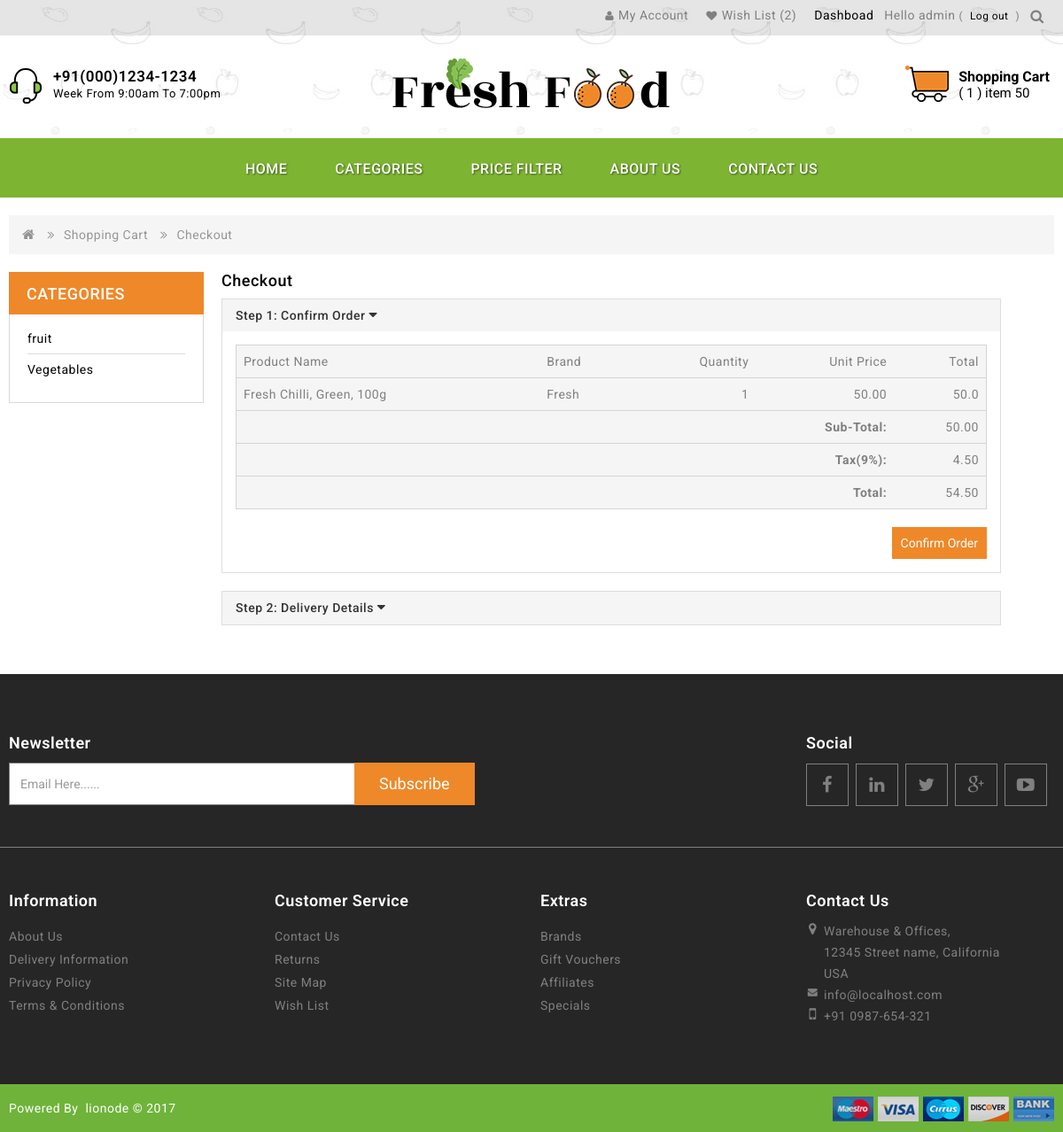
Screenshot of /checkout/ (signed in) with the database file from the repository.
### blog/models.py (models this page shows, shortened)
class User(AbstractUser):
    first_name = models.CharField(max_length=30)
    last_name = models.CharField(max_length=30)
    email = models.EmailField(unique=True, null=False )
    username = models.CharField(max_length=30, unique=False)
    is_active = models.BooleanField( default=True)
    date_joined = models.DateTimeField(default=timezone.now)
    seller = models.BooleanField(default=False)
    USERNAME_FIELD = 'email'
    REQUIRED_FIELDS = ['username']

class Order(models.Model):
    orderitems  = models.ManyToManyField(Cart)
    user = models.ForeignKey(User, on_delete=models.CASCADE)
    ordered = models.BooleanField(default=False)
    created = models.DateTimeField(auto_now_add=True)
    paymentId = models.CharField(max_length=200, blank=True , null=True)
    orderId = models.CharField(max_length=200, blank=True, null=True)
    def get_totals(self):
        total = 0
        for order_item in self.orderitems.all():
            total += order_item.get_total()
        return total
    def get_delivery(self):
        for p in self.orderitems.all():
            d= p.quantity * p.item.delivery_charges
            return d
    def get_percentage(self):
        p = self.get_totals()*0.09
        return p
    def all_total(self):
        if self.get_delivery() >= 500 :
            return self.get_percentage()+self.get_totals()
        else :
            return self.get_percentage()+self.get_totals()+self.get_delivery()

class Cart(models.Model):
    user = models.ForeignKey(User, on_delete=models.CASCADE)
    item = models.ForeignKey(Product, on_delete=models.CASCADE)
    quantity = models.IntegerField(default=1)
    created = models.DateTimeField(auto_now_add=True)
    purchased = models.BooleanField(default=False)
    def get_total(self):
        total = self.item.price * self.quantity
        floattotal = float("{0:.2f}".format(total))
        return floattotal

class Product(models.Model):
    category = models.ForeignKey(subcategory, related_name='products', on_delete=models.CASCADE)
    name = models.CharField(max_length=100)
    slug = models.SlugField(max_length=100)
    description = RichTextUploadingField(blank=True)
    price = models.DecimalField(max_digits=10, decimal_places=2)
    available = models.BooleanField(default=True)
    stock = models.PositiveIntegerField()
    image = models.ImageField( upload_to='images/')
    created_at = models.DateTimeField(auto_now_add=True)
    updated_at = models.DateTimeField(auto_now=True)
    old_price = models.DecimalField(max_digits=10, decimal_places=2, null=True)
    brand_name = models.CharField(max_length=25, null=True)
    author = models.ForeignKey(User, on_delete=models.CASCADE)
    published = models.BooleanField(default=1)
    delivery_charges = models.PositiveIntegerField(default=0,blank=True)
    class Meta:
        ordering = ('name', )
        index_together = (('id', 'slug'),)

class subcategory(models.Model):
    name = models.CharField(max_length=50, unique=True)
    slug = models.SlugField()

### blog/views.py (the view, shortened to what this page needs)
# urls.py: path('checkout/', views.checkout, name='checkout'),
@login_required
def checkout(request):
    form = BillingForm
    order_qs = Order.objects.filter(user= request.user, ordered=False)
    order_items = order_qs[0].orderitems.all()
    order_total = order_qs[0].all_total()
    get_total = order_qs[0].get_totals()
    get_perse = order_qs[0].get_percentage()
    context = {"form": form,
                "order_items": order_items,
                "order_total": order_total,
                "get_total":get_total,
                "get_perse":get_perse
                 }
    saved_address = BillingAddress.objects.filter(user = request.user)
    return render(request, 'blog/checkout.html', context)

### blog/templatetags/cart_tag.py (called while the page is built)
@register.filter
def cart_item_count(user):
    if user.is_authenticated:
        qs = Order.objects.filter(user=user, ordered=False)
        if qs.exists():
            return qs[0].orderitems.count()
    return 0

@register.filter
def cash_total(user):
	if user.is_authenticated:
		total=Order.objects.filter(user=user,ordered=False)
		if total:
			t=total[0].get_totals()
			return t
		else:
			return 0
	else:
		return 0

@register.simple_tag
def subcategory_list():
	total=subcategory.objects.all()
	return total

@register.filter
def wish_count(user):
	 if user.is_authenticated:
	 	qs = Wish.objects.filter(user=user).count()
	 	return qs
	 return 0

@register.simple_tag
def order_count_list():
	qs = Order.objects.filter(ordered=False)
	ad = qs[0].orderitems.filter(purchased=False)
	if qs.exists():
		return ad
	else:
		return 0
	return 0

@register.simple_tag
def cart_count_list():
	qs = Order.objects.filter(ordered=False)
	return qs

### templates/blog/checkout.html (shortened to what this page needs)
{% extends 'blog/base.html' %}
{% load crispy_forms_tags %}
{% load cart_tag %}
{% block content %}
<div class="container">
  <ul class="breadcrumb">
    <li><a href="{% url 'product' %}"><i class="fa fa-home"></i></a></li>
    <li><a href="{% url 'cart' %}">Shopping Cart</a></li>
    <li><a href="{% url 'checkout' %}">Checkout</a></li>
  </ul>
  <div class="row">
    <div id="column-left" class="col-sm-3 hidden-xs column-left">
      <div class="column-block">
        <div class="column-block">
          <div class="columnblock-title">Categories</div>
          <div class="category_block">
            <ul class="box-category treeview-list treeview">
              {% subcategory_list as dhar %}
            {% for p in dhar %}
            <li><a href="{% url 'order_cat' p.pk %}">{{p.name}}</a></li>
            {% endfor %}
            </ul>
          </div>
        </div>
      </div>
    </div>
    <div class="col-sm-9" id="content">
      <h1>Checkout</h1>
        <div class="panel panel-default">
          <div class="panel-heading">
            <h4 class="panel-title"><a class="accordion-toggle" data-parent="#accordion" data-toggle="collapse" href="#collapse-checkout-confirm" aria-expanded="true">Step 1: Confirm Order <i class="fa fa-caret-down"></i></a></h4>
          </div>
          <div id="collapse-checkout-confirm" role="heading" class="panel-collapse collapse in" aria-expanded="true" style="">
            <div class="panel-body">
              <div class="table-responsive">
                <table class="table table-bordered table-hover">
                  <thead>
                    <tr>
                      <td class="text-left">Product Name</td>
                      <td class="text-left">Brand</td>
                      <td class="text-right">Quantity</td>
                      <td class="text-right">Unit Price</td>
                      <td class="text-right">Total</td>
                    </tr>
                  </thead>
                  <tbody>
            {% for item in order_items %}
                    <tr>
                      <td class="text-left">{{item.item.name}}</td>
                      <td class="text-left">{{item.item.brand_name}}</td>
                      <td class="text-right">{{item.quantity}}</td>
                      <td class="text-right">{{item.item.price}}</td>
                      <td class="text-right">{{item.get_total}}</td>
                    </tr>
                    {% endfor %}
                  </tbody>
                  <tfoot>
                    <tr>
                      <td class="text-right" colspan="4"><strong>Sub-Total:</strong></td>
                      <td class="text-right">{{ get_total | floatformat:2 }}</td>
                    </tr>
                    <tr>
                      <td class="text-right" colspan="4"><strong>Tax(9%):</strong></td>
                      <td class="text-right">{{ get_perse | floatformat:2 }}</td>
                    </tr>
                    <tr>
                      <td class="text-right" colspan="4"><strong>Total:</strong></td>
                      <td class="text-right">{{ order_total | floatformat:2}}</td>
                    </tr>
                  </tfoot>
                </table>
              </div>
              <div class="buttons">
                <div class="pull-right">
                  <input type="button" data-loading-text="Loading..." class="btn btn-primary" id="button-confirm" value="Confirm Order">
                </div>
              </div>
            </div>
          </div>
        </div>
        <div class="panel panel-default">
          <div class="panel-heading">
            <h4 class="panel-title"><a class="accordion-toggle collapsed" data-parent="#accordion" data-toggle="collapse" href="#collapse-shipping-address" aria-expanded="false">Step 2: Delivery Details <i class="fa fa-caret-down"></i></a></h4>
          </div>
          </div>
        </div>
      </div>
    </div>
{% endblock %}

### templates/blog/base.html (shortened to what this page needs)
{% load static %}
{% load cart_tag %}
<!DOCTYPE html>
<html lang="en">
<head>
<link href="{% static 'bootstrap/css/bootstrap.min.css' %}" rel="stylesheet" media="screen" />
<link href="{% static 'font-awesome/css/font-awesome.min.css' %}" rel="stylesheet" type="text/css" />
<link href="{% static 'css/stylesheet.css' %}" rel="stylesheet">
<link href="{% static 'css/responsive.css' %}" rel="stylesheet">
<link href="{% static 'owl-carousel/owl.carousel.css' %}" type="text/css" rel="stylesheet" media="screen" />
<link href="{% static 'owl-carousel/owl.transitions.css' %}" type="text/css" rel="stylesheet" media="screen" />
</head>
<body>
<header>
  <div class="header-top">
    <div class="container">
      <div class="row">
        <div class="col-sm-12">
          <div class="top-right pull-right">
            <div id="top-links" class="nav pull-right">
              <ul class="list-inline">
                {% if user.is_authenticated %}
                <li class="dropdown"><a href="#" title="My Account" class="dropdown-toggle" data-toggle="dropdown"> <i class="fa fa-user"></i><span>My Account</span> </a>
                  {% endif %}
                </li>
                <li><a href="{% url 'wish_list' %}" id="wishlist-total" title="Wish List (0)"><i class="fa fa-heart"></i><span>Wish List</span><span> ({{request.user|wish_count}})</span></a></li>
                {% if request.user.seller %}
                <li class="top-menu"><a href="{% url 'product_list' %}">Dashboad</a></li>
                {% endif %}
                <li>
                {% if user.is_authenticated %}
                  <p class="top-menu">Hello {{ user.username }} <small>(<a href="{% url 'logout' %}">Log out</a>)</small></p>
                  {% else %}
                  <p class="top-menu"><small>(<a href="{% url 'login' %}">Login</a>)</small></p>
                  {% endif %}
                  </li>
              </ul>
              <div class="search-box">
                <form method="GET" action="{% url 'search' %}">
                          <button class="search-btn"><i class="fa fa-search"></i></button>
                          </form>
                        </div>
            </div>
          </div>
        </div>
      </div>
    </div>
  </div>
  <div class="container">
    <div class="header-inner">
      <div class="col-sm-4 col-xs-6 header-left">
        <div class="shipping">
          <div class="shipping-img"></div>
          <div class="shipping-text">+91(000)1234-1234<span class="shipping-detail">Week From 9:00am To 7:00pm</span></div>
        </div>
      </div>
      <div class="col-sm-4 col-xs-12 header-middle">
        <div class="header-middle-top">
          <div id="logo"> <a href="{% url 'product' %}"><img src="/static/image/logo.png" title="E-Commerce" alt="E-Commerce" class="img-responsive" /></a> </div>
        </div>
      </div>
      <div class="col-sm-4 col-xs-12 header-right">
        <div id="cart" class="btn-group btn-block">
          <button type="button" class="btn btn-inverse btn-block btn-lg dropdown-toggle cart-dropdown-button"> <span id="cart-total"><span class="cart-title"><a href="{% url 'cart' %} ">Shopping Cart</a></span><br>
          {% if request.user.is_authenticated %}
          ( {{ request.user|cart_item_count }} )
          {% else %}
          ( 0 )
          {% endif %}
        item
         {{ request.user|cash_total|floatformat:0 }}
           </span> </button>
        </div>
      </div>
    </div>
  </div>
</header>
<nav id="menu" class="navbar">
  <div class="nav-inner container">
    <div class="navbar-collapse">
      <ul class="main-navigation">
        <li><a href="{% url 'product' %}"   class="parent"  >Home</a> </li>
        <li><a href="#" class="active parent">Categories</a>
            {% subcategory_list as dhar %}
        </li>
         <li><a href="#" class="active parent">price filter</a>
        </li>
        <li><a href="#"   class="parent"  >About Us</a> </li>
        <li><a href="{% url 'contact' %}"   class="parent"  >Contact Us</a> </li>
      </ul>
    </div>
  </div>
</nav>
{% block content %}
{% endblock %}
<footer>
  <div class="container">
    <div class="row">
      <div class="footer-top-cms">
        <div class="col-sm-7">
          <div class="newslatter">
            <form>
              <h5>Newsletter</h5>
              <div class="input-group">
                <input type="text" class=" form-control" placeholder="Email Here......">
                <button type="submit" value="Sign up" class="btn btn-large btn-primary">Subscribe</button>
              </div>
            </form>
          </div>
        </div>
        <div class="col-sm-5">
          <div class="footer-social">
            <h5>Social</h5>
            <ul>
              <li class="facebook"><a href="#"><i class="fa fa-facebook"></i></a></li>
              <li class="linkedin"><a href="#"><i class="fa fa-linkedin"></i></a></li>
              <li class="twitter"><a href="#"><i class="fa fa-twitter"></i></a></li>
              <li class="gplus"><a href="#"><i class="fa fa-google-plus"></i></a></li>
              <li class="youtube"><a href="#"><i class="fa fa-youtube-play"></i></a></li>
            </ul>
          </div>
        </div>
      </div>
    </div>
    <div class="row">
      <div class="col-sm-3 footer-block">
        <h5 class="footer-title">Information</h5>
        <ul class="list-unstyled ul-wrapper">
          <li><a href="about-us.html">About Us</a></li>
          <li><a href="checkout.html">Delivery Information</a></li>
          <li><a href="#">Privacy Policy</a></li>
          <li><a href="#">Terms &amp; Conditions</a></li>
        </ul>
      </div>
      <div class="col-sm-3 footer-block">
        <h5 class="footer-title">Customer Service</h5>
        <ul class="list-unstyled ul-wrapper">
          <li><a href="contact.html">Contact Us</a></li>
          <li><a href="#">Returns</a></li>
          <li><a href="#">Site Map</a></li>
          <li><a href="#">Wish List</a></li>
        </ul>
      </div>
      <div class="col-sm-3 footer-block">
        <h5 class="footer-title">Extras</h5>
        <ul class="list-unstyled ul-wrapper">
          <li><a href="#">Brands</a></li>
          <li><a href="gift.html">Gift Vouchers</a></li>
          <li><a href="affiliate.html">Affiliates</a></li>
          <li><a href="#">Specials</a></li>
        </ul>
      </div>
      <div class="col-sm-3 footer-block">
        <div class="content_footercms_right">
          <div class="footer-contact">
            <h5 class="contact-title footer-title">Contact Us</h5>
            <ul class="ul-wrapper">
              <li><i class="fa fa-map-marker"></i><span class="location2"> Warehouse & Offices,<br>
                12345 Street name, California<br>
                USA</span></li>
              <li><i class="fa fa-envelope"></i><span class="mail2"><a href="#">info@localhost.com</a></span></li>
              <li><i class="fa fa-mobile"></i><span class="phone2">+91 0987-654-321</span></li>
            </ul>
          </div>
        </div>
      </div>
    </div>
  </div>
  <a id="scrollup">Scroll</a> </footer>
<div class="footer-bottom">
  <div class="container">
    <div class="copyright">Powered By &nbsp;<a class="yourstore" href="http://www.lionode.com/">lionode &copy; 2017 </a> </div>
    <div class="footer-bottom-cms">
      <div class="footer-payment">
        <ul>
          <li class="mastero"><a href="#"><img alt="" src="/static/image/payment/mastero.jpg"></a></li>
          <li class="visa"><a href="#"><img alt="" src="/static/image/payment/visa.jpg"></a></li>
          <li class="currus"><a href="#"><img alt="" src="/static/image/payment/currus.jpg"></a></li>
          <li class="discover"><a href="#"><img alt="" src="/static/image/payment/discover.jpg"></a></li>
          <li class="bank"><a href="#"><img alt="" src="/static/image/payment/bank.jpg"></a></li>
        </ul>
      </div>
    </div>
  </div>
</div>
</body>
</html>

### rows the page displays
User: user|wish_count "2", username "admin", user|cart_item_count "1", user|cash_total "50"
subcategory: name "fruit"
subcategory: name "Vegetables"
Cart: item.name "Fresh Chilli, Green, 100g", item.brand_name "Fresh", quantity "1", item.price "50.00", get_total "50.0"

### other values shown
{{ get_total | floatformat:2 }} "50.00"
{{ get_perse | floatformat:2 }} "4.50"
{{ order_total | floatformat:2 }} "54.50"
